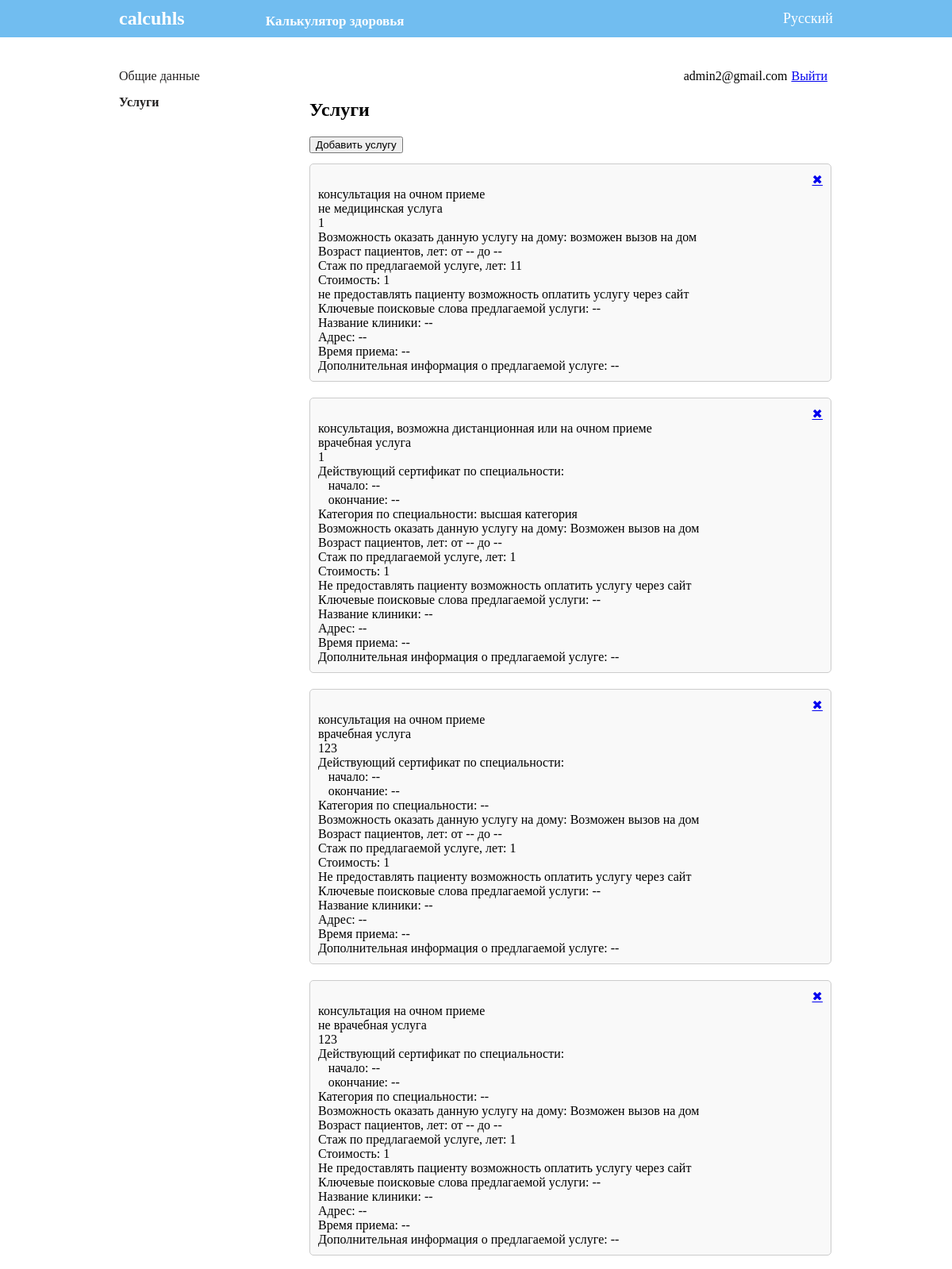
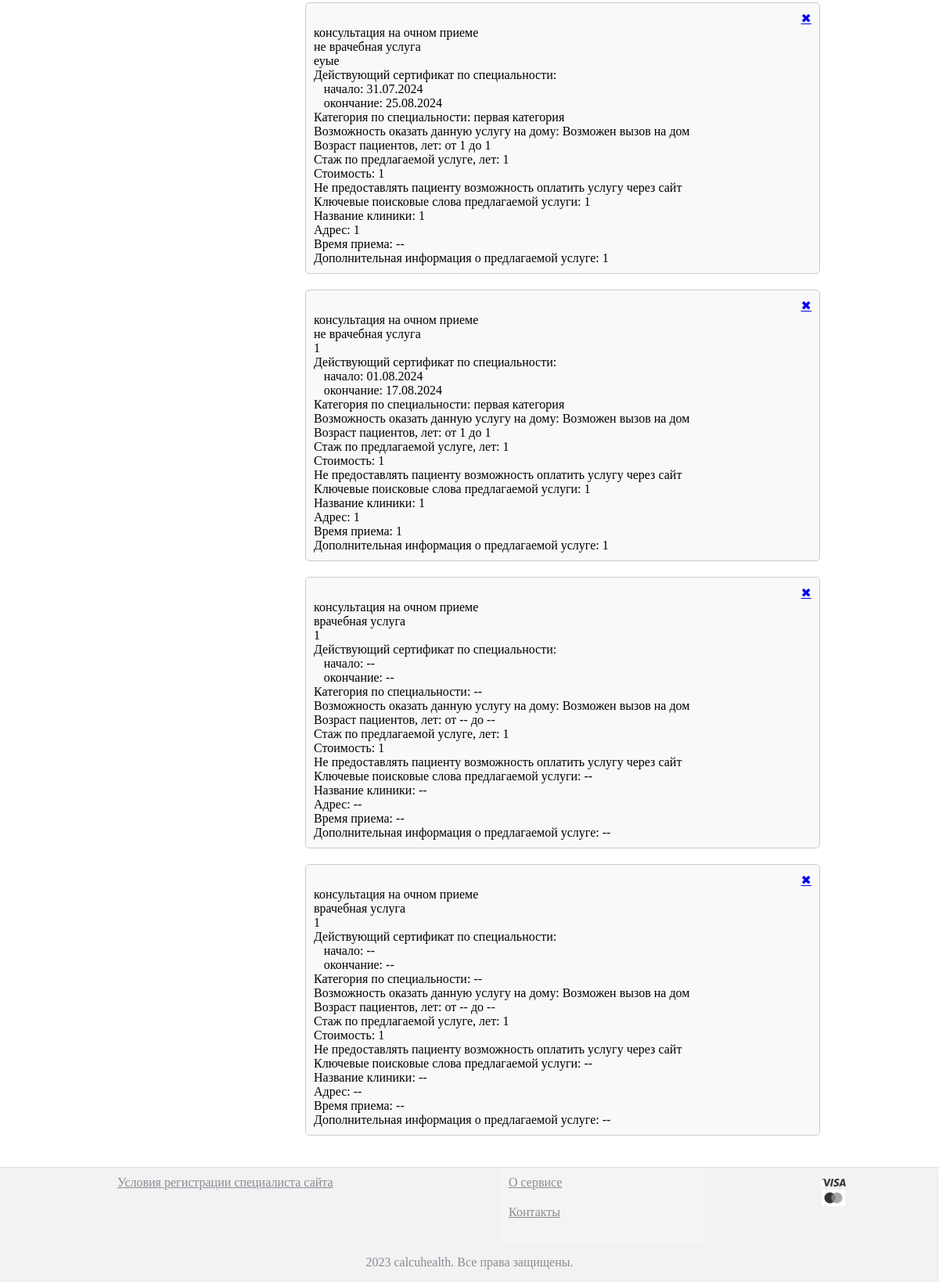
/services/ (signed in), run on the app's committed database (2 pictures, top to bottom).
### diagnostics/models.py (models this page shows, shortened)
class User(AbstractUser):
    choices = (
        ('Специалист', 'Я регистрирую свои услуги как специалист'),
        ('Клиника', 'Я регистрирую услуги клиники как администратор')
    )
    type = models.TextField(choices=choices)
    username = None
    email = models.EmailField(unique=True, default=uuid.uuid4)
    USERNAME_FIELD = 'email'
    REQUIRED_FIELDS = []
    clinic_name = models.CharField( max_length=255)
    last_name_or_clinic_name = models.CharField( max_length=255)
    first_name_or_clinic_address = models.CharField( max_length=255)
    patronymic_or_clinic_hours = models.CharField( max_length=255, blank=True)
    gender = models.CharField( max_length=10, blank=True)
    date_of_birth = models.DateField( null=True, blank=True)
    languages = models.JSONField( default=list, blank=True)
    other_language = models.CharField(blank=True, null=True, max_length=100)
    whatsapp = models.CharField(blank=True, null=True, max_length=100)
    telegram = models.CharField( max_length=20, blank=True)
    phone = models.CharField(blank=True, null=True, max_length=100)
    country = models.CharField( max_length=100)
    city_or_locality = models.CharField( max_length=100)
    computer_analysis = models.TextField( blank=True)
    academic_degree_or_home_call = models.TextField( blank=True)
    created_at = models.DateTimeField(auto_now=True)
    currency = models.CharField(max_length=100, null=True)

class Service(models.Model):
    created_by = models.ForeignKey(User, on_delete=models.CASCADE)
    persServ = models.CharField(max_length=100, blank=True, null=True)
    email = models.EmailField()
    emailS = models.EmailField()
    last_name_or_languages = models.CharField(max_length=100, blank=True, null=True)
    first_name_or_additional_language = models.CharField(max_length=100, blank=True, null=True)
    middle_name = models.CharField(max_length=100, blank=True, null=True)
    gender = models.CharField(max_length=10, choices=[('male', 'Male'), ('female', 'Female')], blank=True, null=True)
    birth_date = models.DateField(blank=True, null=True)
    service_type = models.JSONField( default=list)  # Сохраняем как строку с введенным текстом
    service_category = models.JSONField( default=list)  # Сохраняем как строку с введенным текстом
    age_from = models.CharField(max_length=100, blank=True, null=True)
    age_to = models.CharField(max_length=100, blank=True, null=True)
    experience = models.IntegerField(blank=True, null=True)
    cost = models.IntegerField()
    online_payment = models.TextField(blank=True, null=True)
    keywords = models.CharField(max_length=255, blank=True, null=True)
    clinic_name_or_service_email = models.CharField(max_length=255, blank=True, null=True)
    service_address = models.CharField(max_length=255, blank=True, null=True)
    appointment_time = models.CharField(max_length=100, blank=True, null=True)
    home_service = models.TextField(blank=True, null=True)
    additional_info = models.TextField(blank=True, null=True)
    registration_time = models.DateTimeField(auto_now_add=True)

### diagnostics/views.py (the view, shortened to what this page needs)
# urls.py: path('services/', services, name='services'),
def services(request):
    form = ServiceForm()
    services = Service.objects.filter(email = request.user.email)
    return render(request, 'diagnostics/services.html', {'form': form, 'services': services})

### diagnostics/templates/diagnostics/services.html (shortened to what this page needs)
{% extends 'diagnostics/base2.html' %}
{% block content %}
<div class="container">
    <div class="sidebar">
        <div class="sidebar-item" onclick="window.location.href='{% url 'cabinet_specialist' %}'">Общие данные</div>
        <div class="sidebar-item"><b>Услуги</b></div>
    </div>
    <div class="content">
        <div class="logout-link">
            {{ user.email }}<a style="padding: 5px;" href="{% url 'logout' %}">Выйти</a>
        </div>
        <h2>Услуги</h2>
        <button style="margin-bottom: 2%;" onclick="showFormServices()">Добавить услугу</button>
        {% if services %}
        {% for s in services %}
        <div class="data-summary">
            <a href="#" style="display: flex; justify-content: flex-end;"
                onclick="confirmDelete('{{ s.id }}')">&#10006;</a>
            <div>{{ s.service_type.1 }}</div>
            <div>{{ s.service_category.1 }}</div>
            <div>{{ s.service_category.2 }}</div>
            {% if s.service_category.1 != 'не медицинская услуга' %}
                <div>Действующий сертификат по специальности: </div>
                    <div style="margin-left: 2%;">начало: {% if s.service_category.3 %}{{ s.service_category.3 }}{% else %}--{% endif %}</div>
                    <div style="margin-left: 2%;">окончание: {% if s.service_category.4 %}{{ s.service_category.4 }}{% else %}--{% endif %}</div>
                <div>Категория по специальности: {% if s.service_category.5 %}{{ s.service_category.5 }}{% else %}--{% endif %}</div>
            {% endif %}
            {% if s.home_service %}
                <div>Возможность оказать данную услугу на дому: {{ s.home_service }}</div>
            {% else %}
                <div>Возможность оказать данную услугу на дому: --</div>
            {% endif %}
            <div>
                Возраст пациентов, лет:
                {% if s.age_from %}
                от {{ s.age_from }}
                {% else %}
                от --
                {% endif %}
                до
                {% if s.age_to %}
                {{ s.age_to }}
                {% else %}
                --
                {% endif %}
            </div>
            <div>Стаж по предлагаемой услуге, лет: {{ s.experience }}</div>
            <div>Стоимость: {{ s.cost }}</div>
            <div>{{ s.online_payment }}</div>
            {% if s.keywords %}
            <div>Ключевые поисковые слова предлагаемой услуги: {{ s.keywords }}</div>
            {% else %}
            <div>Ключевые поисковые слова предлагаемой услуги: --</div>
            {% endif %}
            {% if s.clinic_name_or_service_email %}
            <div>Название клиники: {{ s.clinic_name_or_service_email }}</div>
            {% else %}
            <div>Название клиники: --</div>
            {% endif %}
            {% if s.service_address %}
            <div>Адрес: {{ s.service_address }}</div>
            {% else %}
            <div>Адрес: --</div>
            {% endif %}
            {% if s.appointment_time %}
            <div>Время приема: {{ s.appointment_time }}</div>
            {% else %}
            <div>Время приема: --</div>
            {% endif %}
            {% if s.additional_info %}
            <div>Дополнительная информация о предлагаемой услуге: {{ s.additional_info }}</div>
            {% else %}
            <div>Дополнительная информация о предлагаемой услуге: --</div>
            {% endif %}
        </div>
        {% endfor %}
        {% else %}
        <h3>Добавленных услуг нет.</h3>
        {% endif %}
    </div>
</div>
{% endblock %}

### static/css/styles.css (style rules this page uses)
body { font-family: inherit; background-color: #ffffff; margin: 0; padding: 0; display: flex; flex-direction: column; align-items: center; min-height: 100vh; }
.container { display: flex; width: 90%; align-items: flex-start; max-width: 940px; border-radius: 10px; margin-top: 20px; }
.sidebar { color: #222020; padding: 20px; width: 200px; }
.sidebar-item { margin-bottom: 15px; cursor: default; transition: background-color 0.3s; }
.content { padding: 20px; width: 70%; background-color: #fff; }
.data-summary { margin-bottom: 20px; padding: 10px; border: 1px solid #ccc; border-radius: 5px; background-color: #f9f9f9; }

### diagnostics/templates/diagnostics/services.html (style rules this page uses)
.logout-link { width: 100%; text-align: right; font-size: 16px; }

### data on the page
User: email "admin2@gmail.com"
Service: service_type.1 "консультация на очном приеме", service_category.1 "не медицинская услуга", service_category.2 "1", home_service "возможен вызов на дом", age_from "от --", experience "11", cost "1", online_payment "не предоставлять пациенту возможность оплатить услугу через сайт", shows "Ключевые поисковые слова предлагаемой услуги: --", clinic_name_or_service_email "Название клиники: --", service_address "Адрес: --", appointment_time "Время приема: --", shows "Дополнительная информация о предлагаемой услуге: --"
Service: service_type.1 "консультация, возможна дистанционная или на очном приеме", service_category.1 "врачебная услуга", service_category.2 "1", service_category.5 "высшая категория", home_service "Возможен вызов на дом", age_from "от --", experience "1", cost "1", online_payment "Не предоставлять пациенту возможность оплатить услугу через сайт", shows "Ключевые поисковые слова предлагаемой услуги: --", clinic_name_or_service_email "Название клиники: --", service_address "Адрес: --", appointment_time "Время приема: --", shows "Дополнительная информация о предлагаемой услуге: --"
Service: service_type.1 "консультация на очном приеме", service_category.1 "врачебная услуга", service_category.2 "123", shows "Действующий сертификат по специальности:", home_service "Возможен вызов на дом", age_from "от --", experience "1", cost "1", online_payment "Не предоставлять пациенту возможность оплатить услугу через сайт", shows "Ключевые поисковые слова предлагаемой услуги: --", clinic_name_or_service_email "Название клиники: --", service_address "Адрес: --", appointment_time "Время приема: --", shows "Дополнительная информация о предлагаемой услуге: --"
Service: service_type.1 "консультация на очном приеме", service_category.1 "не врачебная услуга", service_category.2 "123", shows "Действующий сертификат по специальности:", home_service "Возможен вызов на дом", age_from "от --", experience "1", cost "1", online_payment "Не предоставлять пациенту возможность оплатить услугу через сайт", shows "Ключевые поисковые слова предлагаемой услуги: --", clinic_name_or_service_email "Название клиники: --", service_address "Адрес: --", appointment_time "Время приема: --", shows "Дополнительная информация о предлагаемой услуге: --"
Service: service_type.1 "консультация на очном приеме", service_category.1 "не врачебная услуга", service_category.2 "еуые", service_category.3 "31.07.2024", service_category.4 "25.08.2024", service_category.5 "первая категория", home_service "Возможен вызов на дом", age_from "1", age_to "1", experience "1", cost "1", online_payment "Не предоставлять пациенту возможность оплатить услугу через сайт", keywords "1", clinic_name_or_service_email "1", service_address "1", appointment_time "Время приема: --", additional_info "1"
Service: service_type.1 "консультация на очном приеме", service_category.1 "не врачебная услуга", service_category.2 "1", service_category.3 "01.08.2024", service_category.4 "17.08.2024", service_category.5 "первая категория", home_service "Возможен вызов на дом", age_from "1", age_to "1", experience "1", cost "1", online_payment "Не предоставлять пациенту возможность оплатить услугу через сайт", keywords "1", clinic_name_or_service_email "1", service_address "1", appointment_time "1", additional_info "1"
Service: service_type.1 "консультация на очном приеме", service_category.1 "врачебная услуга", service_category.2 "1", shows "Действующий сертификат по специальности:", home_service "Возможен вызов на дом", age_from "от --", experience "1", cost "1", online_payment "Не предоставлять пациенту возможность оплатить услугу через сайт", shows "Ключевые поисковые слова предлагаемой услуги: --", clinic_name_or_service_email "Название клиники: --", service_address "Адрес: --", appointment_time "Время приема: --", shows "Дополнительная информация о предлагаемой услуге: --"
Service: service_type.1 "консультация на очном приеме", service_category.1 "врачебная услуга", service_category.2 "1", shows "Действующий сертификат по специальности:", home_service "Возможен вызов на дом", age_from "от --", experience "1", cost "1", online_payment "Не предоставлять пациенту возможность оплатить услугу через сайт", shows "Ключевые поисковые слова предлагаемой услуги: --", clinic_name_or_service_email "Название клиники: --", service_address "Адрес: --", appointment_time "Время приема: --", shows "Дополнительная информация о предлагаемой услуге: --"
